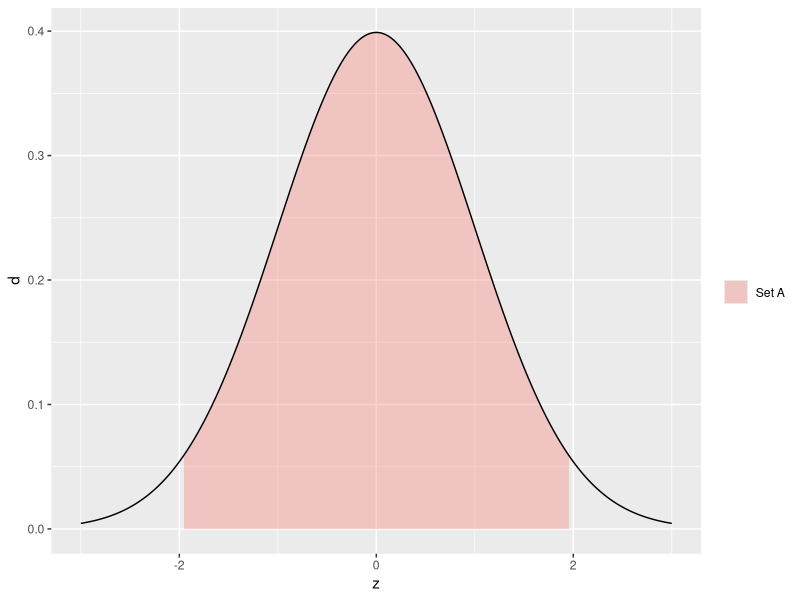
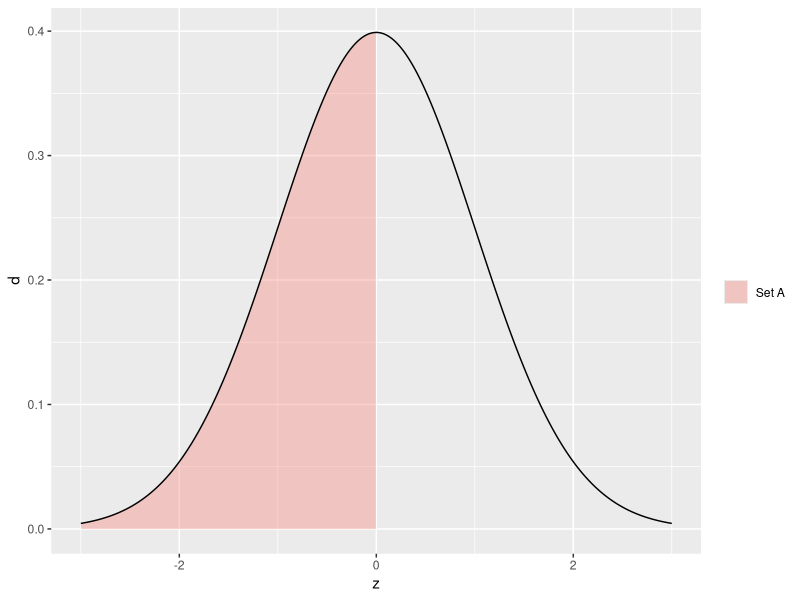
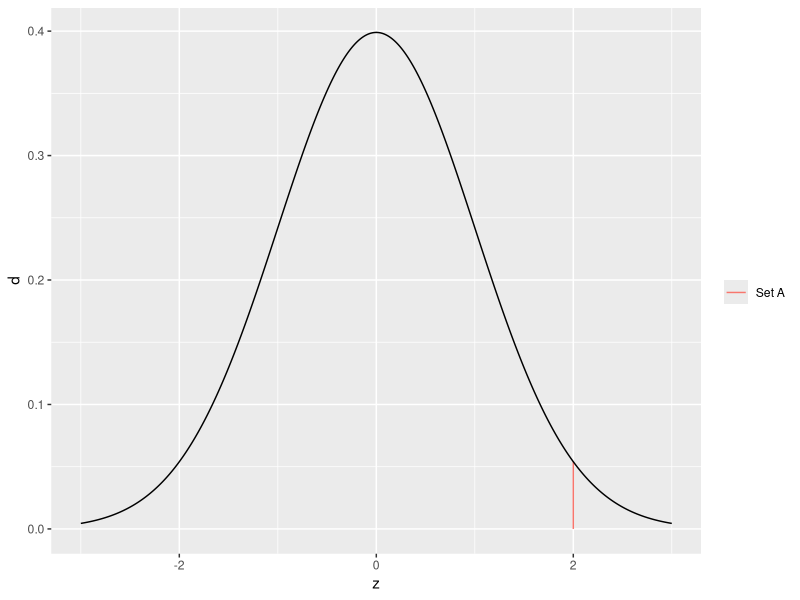
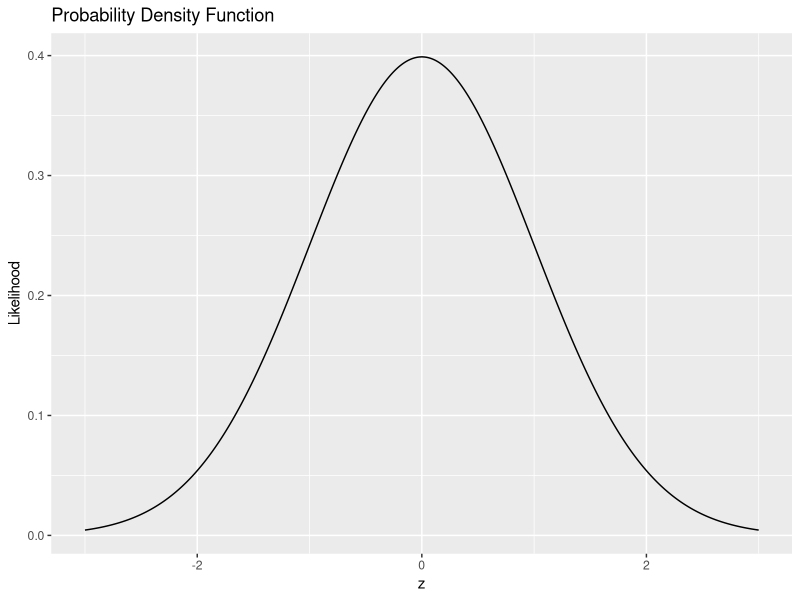
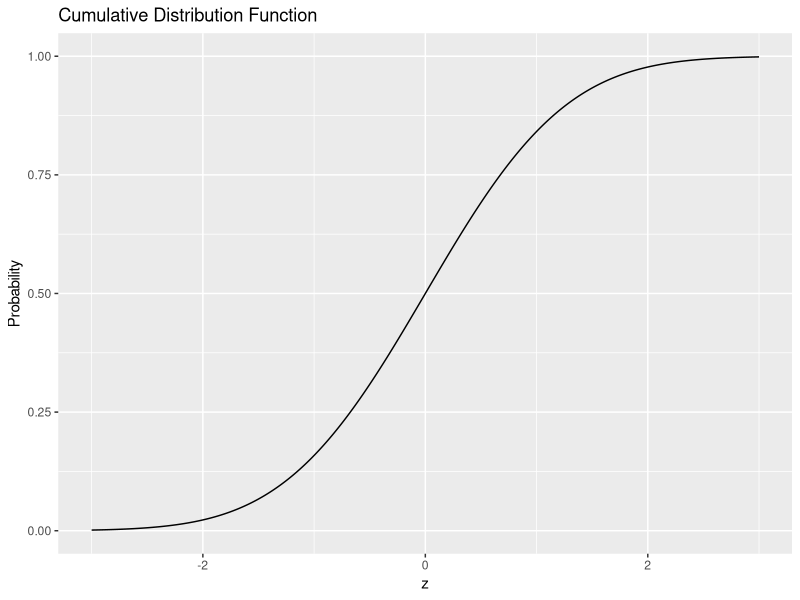

Source code (R) for these figures, in order: (Note: this script raises an error after producing the figures.)
## ---- chunk 1
library(tidyverse)
## ---- chunk 2
## NOTE: No need to change this!
tibble(z = seq(-3, +3, length.out = 500)) %>%
  mutate(d = dnorm(z)) %>%
  ggplot(aes(z, d)) +
  geom_ribbon(
    data = . %>% filter(-1.96 <= z, z <= +1.96),
    aes(ymin = 0, ymax = d, fill = "Set A"),
    alpha = 1 / 3
  ) +
  geom_line() +
  scale_fill_discrete(name = "")
## ---- chunk 3
## NOTE: No need to change this!
df_z <- tibble(z = rnorm(100))

df_z %>%
  mutate(in_A = (-1.96 <= z) & (z <= +1.96)) %>%
  summarize(count_total = n(), count_A = sum(in_A), fr = mean(in_A))
## ---- chunk 4
## NOTE: No need to change this!
df_z <- tibble(z = rnorm(100))

## TODO: Compute `count_total`, `count_A`, and `fr`
## ---- chunk 5
## NOTE: No need to change this!
tibble(z = seq(-3, +3, length.out = 500)) %>%
  mutate(d = dnorm(z)) %>%
  ggplot(aes(z, d)) +
  geom_ribbon(
    data = . %>% filter(z <= 0),
    aes(ymin = 0, ymax = d, fill = "Set A"),
    alpha = 1 / 3
  ) +
  geom_line() +
  scale_fill_discrete(name = "")
## ---- chunk 6
## NOTE: No need to change this!
map_dfr(
  c(10, 100, 1000, 1e4),
  function(n_samples) {
    tibble(
      z = rnorm(n = n_samples),
      n = n_samples
    ) %>%
      mutate(in_A = (z <= 0)) %>%
      summarize(count_total = n(), count_A = sum(in_A), fr = mean(in_A))
  }
)
## ---- chunk 7
## TASK: Modify the code below
map_dfr(
  c(10, 100, 1000, 1e4),
  function(n_samples) {
    tibble(
      z = rnorm(n = n_samples),
      n = n_samples
    ) %>%
      mutate(in_A = (z <= 0)) %>%
      summarize(count_total = n(), count_A = sum(in_A), fr = mean(in_A))
  }
)
## ---- chunk 8
## TASK: Modify the code below
map_dfr(
  c(10, 100, 1000, 1e4),
  function(n_samples) {
    tibble(
      z = rnorm(n = n_samples),
      n = n_samples
    ) %>%
      mutate(in_A = (z <= 0)) %>%
      summarize(count_total = n(), count_A = sum(in_A), fr = mean(in_A))
  }
)
## ---- chunk 9
## NOTE: No need to change this!
tibble(z = seq(-3, +3, length.out = 500)) %>%
  mutate(d = dnorm(z)) %>%
  ggplot(aes(z, d)) +
  geom_segment(
    data = tibble(z = 2, d = dnorm(2)),
    mapping = aes(z, 0, xend = 2, yend = d, color = "Set A")
  ) +
  geom_line() +
  scale_color_discrete(name = "")
## ---- chunk 10
tibble(z = seq(-3, +3, length.out = 1000)) %>%
  mutate(d = dnorm(z)) %>%

  ggplot(aes(z, d)) +
  geom_line() +
  labs(
    x = "z",
    y = "Likelihood",
    title = "Probability Density Function"
  )
## ---- chunk 11
tibble(z = seq(-3, +3, length.out = 1000)) %>%
  mutate(p = pnorm(z)) %>%

  ggplot(aes(z, p)) +
  geom_line() +
  labs(
    x = "z",
    y = "Probability",
    title = "Cumulative Distribution Function"
  )
## ---- chunk 12
## TASK: Compute the probability that Z <= 0, assign to p0
p0 <- NA_real_
p0
## ---- chunk 13
## NOTE: No need to change this
assertthat::assert_that(p0 == 0.5)
print("Nice!")
## ---- chunk 14
## TASK: Compute the probability that -1.96 <= Z <= +1.96, assign to pI
pI <- NA_real_
pI
## ---- chunk 15
## NOTE: No need to change this
assertthat::assert_that(abs(pI - 0.95) < 1e-3)
print("Nice!")
